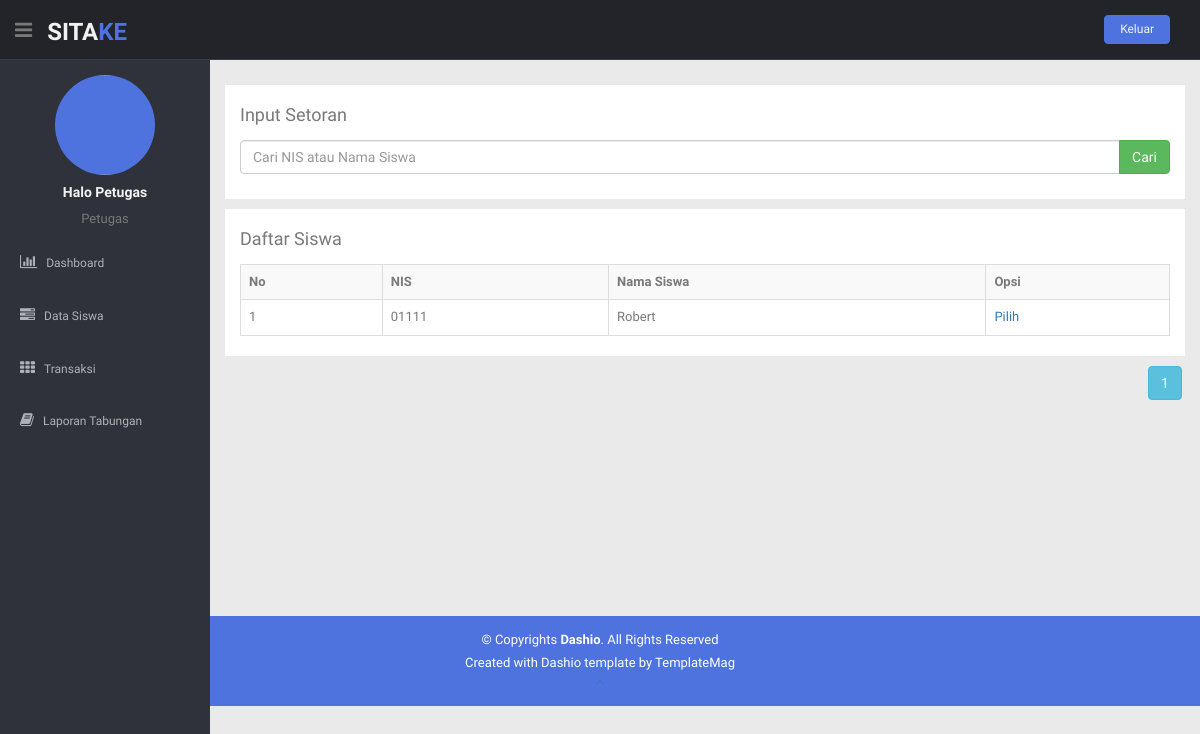
Page /panelpetugas/setoran.php (signed in) on the committed database.
### tables this page shows
CREATE TABLE `petugas` (
  `id_petugas` char(5) NOT NULL,
  `foto_petugas` varchar(200) NOT NULL,
  `nama_petugas` varchar(50) NOT NULL,
  `alamat_petugas` text NOT NULL,
  `telepon_petugas` varchar(15) NOT NULL,
  `jk_petugas` varchar(20) NOT NULL,
  `user_petugas` varchar(20) NOT NULL,
  `pass` varchar(50) NOT NULL,
  `level` varchar(10) NOT NULL,
  `id_status` char(5) NOT NULL
);

CREATE TABLE `siswa` (
  `nis` char(15) NOT NULL,
  `foto_siswa` varchar(200) NOT NULL,
  `nama_siswa` varchar(50) NOT NULL,
  `alamat_siswa` text NOT NULL,
  `jk_siswa` varchar(20) NOT NULL,
  `telepon_siswa` varchar(15) NOT NULL,
  `user_siswa` varchar(20) NOT NULL,
  `pass` varchar(50) NOT NULL,
  `level` varchar(10) NOT NULL
);

### panelpetugas/setoran.php (the view, shortened to what this page needs)
<?php
include("includers/header.php");
include("includers/navbar.php");
include ("../koneksi/koneksi.php");
?>
<section id="main-content">
	<section class="wrapper site-min-height">
		<div class="row mt">
			<div class="col-lg-12">
				<div class="container-fluid" style="background-color: #fff; padding-top: 10px; margin-bottom: 10px; margin-top: 20px; padding-bottom: 10px;">
					<form action="setoran.php" method="get">
						<div class="form-group">
							<label><h4>Input Setoran</h4></label>
							<div class="input-group">
								<input type="text" class="form-control" name="cari" placeholder="Cari NIS atau Nama Siswa" autocomplete="off">
								<span class="input-group-btn">
									<input type="submit" class="btn btn-success btn-flat" value="Cari"></input>
								</span>
							</div>
						</div>
					</form>
				</div>
				<div class="container-fluid" style="background-color: #fff; padding-top: 10px; margin-bottom: 10px;">
					<label><h4>Daftar Siswa</h4></label>
					<div class="table-responsive">
						<table class="table table-bordered table-hover table-striped">
							<tr>
								<th>No</th>
								<th>NIS</th>
								<th>Nama Siswa</th>
								<th>Opsi</th>
							</tr>
							<?php
							$siswa = mysqli_query($koneksi,"SELECT * FROM siswa");
							$banyak = mysqli_num_rows($siswa);
							$mulai = 0;
							$tujuan = 5;
							$page = ceil($banyak / $tujuan);
							if(isset($_GET['halaman'])) {
								$hal = $_GET['halaman'];
								$mulai = ($hal*$tujuan)-$tujuan;
							} else {
								$mulai = 0;
							}
							if(isset($_GET['cari'])){
								$cari = $_GET['cari'];
								$query = mysqli_query($koneksi,"SELECT * FROM siswa where nama_siswa LIKE '%$cari%' OR nis LIKE '%$cari%' ORDER BY nis");
							}else{
								$query = mysqli_query($koneksi,"SELECT * FROM siswa ORDER BY nis limit $mulai,$tujuan");
							}
							if(mysqli_num_rows($query) == 0){
								echo '<tr><td colspan="9"><center>Tidak ada data!</center></td></tr>';
							}else{
								$no = 1+$mulai;
								while ($data = mysqli_fetch_assoc($query)) {
									echo "<tr>";
									echo "<td>$no</td>";
									echo "<td>".$data['nis']."</td>";
									echo "<td>".$data['nama_siswa']."</td>";
									echo "<td>";
									echo "<a href='tambah_setoran.php?nis=".$data['nis']."'>Pilih</a>";
									echo "</td>";
									echo "</tr>";
									$no++;
								}
							}
							?>
						</table>
					</div>
				</div>
				<div style="text-align: right;">
					<?php
					for ($i=1; $i <= $page; $i++) {
						echo '<a class="btn btn-info btn-md"  href="?halaman='.$i.'">'.$i.'</a>';
					}
					?>
				</div>
			</div>
		</div>
	</section>
</section>
<?php
include("includers/footer.php");
?>

### panelpetugas/includers/navbar.php (shortened to what this page needs)
<header class="header black-bg">
  <div class="sidebar-toggle-box">
    <div class="fa fa-bars tooltips" data-placement="right" data-original-title="Toggle Navigation"></div>
  </div>
  <a href="index.php" class="logo"><b>SITA<span>KE</span></b></a>
  <div class="top-menu">
    <ul class="nav pull-right top-menu">
      <li><button class="logout" type="submit" onClick='return confirmSubmit()'>Keluar</button></li>
    </ul>
  </div>
</header>
<aside>
  <div id="sidebar" class="nav-collapse ">
    <ul class="sidebar-menu" id="nav-accordion">
      <?php
      include '../koneksi/koneksi.php';
      $idpetugas = $_SESSION['idpetugas'];
      $data = mysqli_query($koneksi,"SELECT * FROM petugas where id_petugas='$idpetugas'");
      $query = mysqli_fetch_array($data);
      echo "<p class='centered'><img src='../paneladmin/$query[foto_petugas]' class='img-circle' width='100' height='100'</p>";
      echo "<h5 class='centered'>".$query['nama_petugas']."</h5>";
      echo "<p class='centered'>".$query['level']."</p>";
      ?>
      <li class="mt">
        <a href="index.php">
          <i class="fa fa-bar-chart-o"></i>
          <span>Dashboard</span>
        </a>
      </li>
      <li>
        <a href="data-siswa.php">
          <i class="fa fa-tasks"></i>
          <span>Data Siswa</span>
        </a>
      </li>
      <li class="sub-menu">
        <a href="javascript:;">
          <i class="fa fa-th"></i>
          <span>Transaksi</span>
        </a>
      </li>
      <li>
        <a href="laporan.php">
          <i class="fa fa-book"></i>
          <span>Laporan Tabungan</span>
        </a>
      </li>
    </ul>
  </div>
</aside>

### panelpetugas/css/style.css (style rules this page uses)
body { color: #797979; background: #eaeaea; font-family: 'Ruda', sans-serif; padding: 0px !important; margin: 0px !important; font-size:13px; }
ul li { list-style: none; }
a, a:hover, a:focus { text-decoration: none; outline: none; }
.centered { text-align: center; }
.mt { margin-top: 5px; }
ul.top-menu > li > .logout { color: #f2f2f2; font-size: 12px; border-radius: 4px; -webkit-border-radius: 4px; border: 1px solid #4e73df !important; padding: 5px 15px; margin-right: 15px; background: #4e73df; margin-top: 15px; }
#sidebar { width: 210px; height: 100%; position: fixed; background: #2f323a; }
#sidebar h5 { color: #f2f2f2; font-weight: 700; }
#sidebar ul li { position: relative; }
ul.sidebar-menu , ul.sidebar-menu li ul.sub { margin: -2px 0 0; padding: 0; }
ul.sidebar-menu { margin-top: 75px; }
ul.sidebar-menu li { margin-bottom: 5px; margin-left:10px; margin-right:10px; }
ul.sidebar-menu li.sub-menu { line-height: 15px; }
ul.sidebar-menu li a span { display: inline-block; }
ul.sidebar-menu li a { color: #aeb2b7; text-decoration: none; display: block; padding: 15px 0 15px 10px; font-size: 12px; outline: none; -webkit-transition: all 0.3s ease; -moz-transition: all 0.3s ease; -o-transition: all 0.3s ease; -ms-transition: all 0.3s ease; transition: all 0.3s ease; }
ul.sidebar-menu li a i { font-size: 15px; padding-right: 6px; }
#main-content { margin-left: 210px; }
.header, .footer { min-height: 60px; padding: 0 15px; }
.header { position: fixed; left: 0; right: 0; z-index: 1002; }
.black-bg { background: #22242a; border-bottom: 1px solid #393d46; }
.wrapper { display: inline-block; margin-top: 60px; padding-left: 15px; padding-right: 15px; padding-bottom: 15px; padding-top: 0px; width: 100%; }
a.logo { font-size: 24px; color: #f2f2f2; float: left; margin-top: 15px; text-transform: uppercase; }
a.logo b { font-weight: 900; }
a.logo span { color: #4e73df; }
#top_menu .nav > li, ul.top-menu > li { float: left; }
.sidebar-toggle-box { float: left; padding-right: 15px; margin-top: 20px; }
.sidebar-toggle-box .fa-bars { cursor: pointer; display: inline-block; font-size: 20px; }
label { font-weight: 400; }
.site-min-height { min-height: 550px; }

### rows in the picture
petugas: foto_petugas (picture), nama_petugas "Halo Petugas", level "Petugas"
siswa: nis "01111", nama_siswa "Robert"
